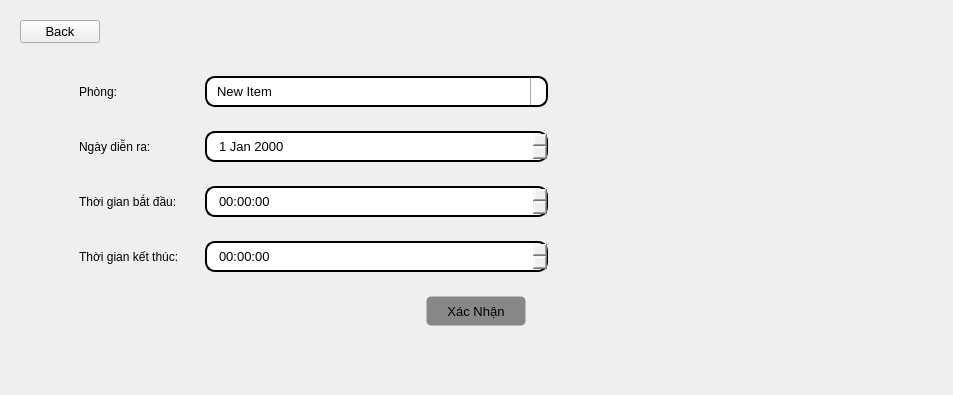
            <widget class="QWidget" name="page_7">
             <property name="styleSheet">
              <string notr="true">#page_7{
background-color: rgb(202, 202, 202);
}
</string>
             </property>
             <layout class="QVBoxLayout" name="verticalLayout_20">
              <item>
               <widget class="QWidget" name="widget_32" native="true">
                <property name="sizePolicy">
                 <sizepolicy hsizetype="Preferred" vsizetype="Maximum">
                  <horstretch>0</horstretch>
                  <verstretch>0</verstretch>
                 </sizepolicy>
                </property>
                <layout class="QHBoxLayout" name="horizontalLayout_31">
                 <item>
                  <widget class="QPushButton" name="btn_back_to_page_list_session_2">
                   <property name="font">
                    <font>
                     <pointsize>10</pointsize>
                    </font>
                   </property>
                   <property name="cursor">
                    <cursorShape>PointingHandCursor</cursorShape>
                   </property>
                   <property name="text">
                    <string>Back</string>
                   </property>
                   <property name="icon">
                    <iconset resource="resources.qrc">
                     <normaloff>:/icons/images/icons/icons8-back-50.png</normaloff>:/icons/images/icons/icons8-back-50.png</iconset>
                   </property>
                  </widget>
                 </item>
                 <item>
                  <spacer name="horizontalSpacer_17">
                   <property name="orientation">
                    <enum>Qt::Horizontal</enum>
                   </property>
                   <property name="sizeHint" stdset="0">
                    <size>
                     <width>833</width>
                     <height>20</height>
                    </size>
                   </property>
                  </spacer>
                 </item>
                </layout>
               </widget>
              </item>
              <item>
               <widget class="QWidget" name="widget_33" native="true">
                <property name="sizePolicy">
                 <sizepolicy hsizetype="Preferred" vsizetype="Expanding">
                  <horstretch>0</horstretch>
                  <verstretch>0</verstretch>
                 </sizepolicy>
                </property>
                <layout class="QVBoxLayout" name="verticalLayout_21">
                 <item>
                  <widget class="QWidget" name="widget_34" native="true">
                   <layout class="QHBoxLayout" name="horizontalLayout_33">
                    <item>
                     <spacer name="horizontalSpacer_18">
                      <property name="orientation">
                       <enum>Qt::Horizontal</enum>
                      </property>
                      <property name="sizeType">
                       <enum>QSizePolicy::Fixed</enum>
                      </property>
                      <property name="sizeHint" stdset="0">
                       <size>
                        <width>50</width>
                        <height>20</height>
                       </size>
                      </property>
                     </spacer>
                    </item>
                    <item>
                     <widget class="QLabel" name="label_36">
                      <property name="sizePolicy">
                       <sizepolicy hsizetype="Fixed" vsizetype="Preferred">
                        <horstretch>0</horstretch>
                        <verstretch>0</verstretch>
                       </sizepolicy>
                      </property>
                      <property name="minimumSize">
                       <size>
                        <width>120</width>
                        <height>0</height>
                       </size>
                      </property>
                      <property name="text">
                       <string>Phòng:</string>
                      </property>
                     </widget>
                    </item>
                    <item>
                     <widget class="QComboBox" name="select_room">
                      <property name="sizePolicy">
                       <sizepolicy hsizetype="Minimum" vsizetype="Fixed">
                        <horstretch>0</horstretch>
                        <verstretch>0</verstretch>
                       </sizepolicy>
                      </property>
                      <property name="minimumSize">
                       <size>
                        <width>300</width>
                        <height>0</height>
                       </size>
                      </property>
                      <property name="font">
                       <font>
                        <pointsize>10</pointsize>
                       </font>
                      </property>
                      <property name="styleSheet">
                       <string notr="true">
QComboBox{
border-style: solid;
border-width: 2px;
border-radius: 10px;
padding-left: 10px;
padding-right: 10px;
padding-top: 5px;
padding-bottom: 5px;
}

QComboBox::drop-down {
    subcontrol-origin: padding;
    subcontrol-position: top right;
    width: 15px;
    border-left-width: 1px;
    border-left-color: darkgray;
    border-left-style: solid; 
    border-top-right-radius: 3px; 
    border-bottom-right-radius: 3px;
}

QComboBox::down-arrow {
	image: url(:/icons/images/icons/icons8-down-48.png);
    width: 15px;

}
</string>
                      </property>
                      <item>
                       <property name="text">
                        <string>New Item</string>
                       </property>
                      </item>
                      <item>
                       <property name="text">
                        <string>New Item</string>
                       </property>
                      </item>
                     </widget>
                    </item>
                    <item>
                     <spacer name="horizontalSpacer_19">
                      <property name="orientation">
                       <enum>Qt::Horizontal</enum>
                      </property>
                      <property name="sizeType">
                       <enum>QSizePolicy::Maximum</enum>
                      </property>
                      <property name="sizeHint" stdset="0">
                       <size>
                        <width>376</width>
                        <height>20</height>
                       </size>
                      </property>
                     </spacer>
                    </item>
                   </layout>
                  </widget>
                 </item>
                 <item>
                  <widget class="QWidget" name="widget_35" native="true">
                   <layout class="QHBoxLayout" name="horizontalLayout_34">
                    <item>
                     <spacer name="horizontalSpacer_20">
                      <property name="orientation">
                       <enum>Qt::Horizontal</enum>
                      </property>
                      <property name="sizeType">
                       <enum>QSizePolicy::Fixed</enum>
                      </property>
                      <property name="sizeHint" stdset="0">
                       <size>
                        <width>50</width>
                        <height>20</height>
                       </size>
                      </property>
                     </spacer>
                    </item>
                    <item>
                     <widget class="QLabel" name="label_38">
                      <property name="sizePolicy">
                       <sizepolicy hsizetype="Fixed" vsizetype="Preferred">
                        <horstretch>0</horstretch>
                        <verstretch>0</verstretch>
                       </sizepolicy>
                      </property>
                      <property name="minimumSize">
                       <size>
                        <width>120</width>
                        <height>0</height>
                       </size>
                      </property>
                      <property name="text">
                       <string>Ngày diễn ra:</string>
                      </property>
                     </widget>
                    </item>
                    <item>
                     <widget class="QDateEdit" name="ip_day_session">
                      <property name="minimumSize">
                       <size>
                        <width>300</width>
                        <height>0</height>
                       </size>
                      </property>
                      <property name="font">
                       <font>
                        <pointsize>10</pointsize>
                       </font>
                      </property>
                      <property name="styleSheet">
                       <string notr="true">QDateEdit{
border-style: solid;
border-width: 2px;
border-radius: 10px;
padding-left: 10px;
padding-right: 10px;
padding-top: 5px;
padding-bottom: 5px;
}

QDateEdit::down-button {
    subcontrol-origin: border;
    subcontrol-position: right bottom;
    width: 16px;
	image: url(:/icons/images/icons/icons8-down-48.png);
	padding-right: 5px;
}

QDateEdit::up-button {
    subcontrol-origin: border;
    subcontrol-position: right top;
    width: 16px;
	image: url(:/icons/images/icons/icons8-up-48.png);
	padding-right: 5px;
}

QDateEdit::drop-down {
    subcontrol-origin: padding;
    subcontrol-position: top right;
    width: 15px;
    border-left-width: 1px;
    border-left-color: darkgray;
    border-left-style: solid;
    border-top-right-radius: 3px;
    border-bottom-right-radius: 3px;
    background: white;
}</string>
                      </property>
                     </widget>
                    </item>
                    <item>
                     <spacer name="horizontalSpacer_21">
                      <property name="orientation">
                       <enum>Qt::Horizontal</enum>
                      </property>
                      <property name="sizeType">
                       <enum>QSizePolicy::Maximum</enum>
                      </property>
                      <property name="sizeHint" stdset="0">
                       <size>
                        <width>376</width>
                        <height>20</height>
                       </size>
                      </property>
                     </spacer>
                    </item>
                   </layout>
                  </widget>
                 </item>
                 <item>
                  <widget class="QWidget" name="widget_36" native="true">
                   <layout class="QHBoxLayout" name="horizontalLayout_36">
                    <item>
                     <spacer name="horizontalSpacer_22">
                      <property name="orientation">
                       <enum>Qt::Horizontal</enum>
                      </property>
                      <property name="sizeType">
                       <enum>QSizePolicy::Fixed</enum>
                      </property>
                      <property name="sizeHint" stdset="0">
                       <size>
                        <width>50</width>
                        <height>20</height>
                       </size>
                      </property>
                     </spacer>
                    </item>
                    <item>
                     <widget class="QLabel" name="label_39">
                      <property name="sizePolicy">
                       <sizepolicy hsizetype="Fixed" vsizetype="Preferred">
                        <horstretch>0</horstretch>
                        <verstretch>0</verstretch>
                       </sizepolicy>
                      </property>
                      <property name="minimumSize">
                       <size>
                        <width>120</width>
                        <height>0</height>
                       </size>
                      </property>
                      <property name="text">
                       <string>Thời gian bắt đầu:</string>
                      </property>
                     </widget>
                    </item>
                    <item>
                     <widget class="QTimeEdit" name="ip_start_time_session">
                      <property name="minimumSize">
                       <size>
                        <width>300</width>
                        <height>0</height>
                       </size>
                      </property>
                      <property name="font">
                       <font>
                        <pointsize>10</pointsize>
                       </font>
                      </property>
                      <property name="styleSheet">
                       <string notr="true">QTimeEdit{
border-style: solid;
border-width: 2px;
border-radius: 10px;
padding-left: 10px;
padding-right: 10px;
padding-top: 5px;
padding-bottom: 5px;
}
QTimeEdit::down-button {
    subcontrol-origin: border;
    subcontrol-position: right bottom;
    width: 16px;
	image: url(:/icons/images/icons/icons8-down-48.png);
	padding-right: 5px;
}

QTimeEdit::up-button {
    subcontrol-origin: border;
    subcontrol-position: right top;
    width: 16px;
	image: url(:/icons/images/icons/icons8-up-48.png);
	padding-right: 5px;
}</string>
                      </property>
                     </widget>
                    </item>
                    <item>
                     <spacer name="horizontalSpacer_23">
                      <property name="orientation">
                       <enum>Qt::Horizontal</enum>
                      </property>
                      <property name="sizeType">
                       <enum>QSizePolicy::Maximum</enum>
                      </property>
                      <property name="sizeHint" stdset="0">
                       <size>
                        <width>376</width>
                        <height>20</height>
                       </size>
                      </property>
                     </spacer>
                    </item>
                   </layout>
                  </widget>
                 </item>
                 <item>
                  <widget class="QWidget" name="widget_37" native="true">
                   <layout class="QHBoxLayout" name="horizontalLayout_35">
                    <item>
                     <spacer name="horizontalSpacer_24">
                      <property name="orientation">
                       <enum>Qt::Horizontal</enum>
                      </property>
                      <property name="sizeType">
                       <enum>QSizePolicy::Fixed</enum>
                      </property>
                      <property name="sizeHint" stdset="0">
                       <size>
                        <width>50</width>
                        <height>20</height>
                       </size>
                      </property>
                     </spacer>
                    </item>
                    <item>
                     <widget class="QLabel" name="label_40">
                      <property name="sizePolicy">
                       <sizepolicy hsizetype="Fixed" vsizetype="Preferred">
                        <horstretch>0</horstretch>
                        <verstretch>0</verstretch>
                       </sizepolicy>
                      </property>
                      <property name="minimumSize">
                       <size>
                        <width>120</width>
                        <height>0</height>
                       </size>
                      </property>
                      <property name="text">
                       <string>Thời gian kết thúc:</string>
                      </property>
                     </widget>
                    </item>
                    <item>
                     <widget class="QTimeEdit" name="ip_end_time_session">
                      <property name="minimumSize">
                       <size>
                        <width>300</width>
                        <height>0</height>
                       </size>
                      </property>
                      <property name="font">
                       <font>
                        <pointsize>10</pointsize>
                       </font>
                      </property>
                      <property name="styleSheet">
                       <string notr="true">QTimeEdit{
border-style: solid;
border-width: 2px;
border-radius: 10px;
padding-left: 10px;
padding-right: 10px;
padding-top: 5px;
padding-bottom: 5px;
}
QTimeEdit::down-button {
    subcontrol-origin: border;
    subcontrol-position: right bottom;
    width: 16px;
	image: url(:/icons/images/icons/icons8-down-48.png);
	padding-right: 5px;
}

QTimeEdit::up-button {
    subcontrol-origin: border;
    subcontrol-position: right top;
    width: 16px;
	image: url(:/icons/images/icons/icons8-up-48.png);
	padding-right: 5px;
}</string>
                      </property>
                     </widget>
                    </item>
                    <item>
                     <spacer name="horizontalSpacer_25">
                      <property name="orientation">
                       <enum>Qt::Horizontal</enum>
                      </property>
                      <property name="sizeType">
                       <enum>QSizePolicy::Maximum</enum>
                      </property>
                      <property name="sizeHint" stdset="0">
                       <size>
                        <width>376</width>
                        <height>20</height>
                       </size>
                      </property>
                     </spacer>
                    </item>
                   </layout>
                  </widget>
                 </item>
                 <item>
                  <widget class="QWidget" name="widget_38" native="true">
                   <layout class="QHBoxLayout" name="horizontalLayout_37">
                    <item>
                     <widget class="QPushButton" name="btn_config_add_session">
                      <property name="sizePolicy">
                       <sizepolicy hsizetype="Fixed" vsizetype="Fixed">
                        <horstretch>0</horstretch>
                        <verstretch>0</verstretch>
                       </sizepolicy>
                      </property>
                      <property name="minimumSize">
                       <size>
                        <width>100</width>
                        <height>30</height>
                       </size>
                      </property>
                      <property name="font">
                       <font>
                        <pointsize>10</pointsize>
                       </font>
                      </property>
                      <property name="cursor">
                       <cursorShape>PointingHandCursor</cursorShape>
                      </property>
                      <property name="styleSheet">
                       <string notr="true">QPushButton{
  background-color: #878787;
  border-style: solid;
  border-width: 1px;
border-radius: 5px;
}</string>
                      </property>
                      <property name="text">
                       <string>Xác Nhận</string>
                      </property>
                     </widget>
                    </item>
                   </layout>
                  </widget>
                 </item>
                 <item>
                  <spacer name="verticalSpacer_6">
                   <property name="orientation">
                    <enum>Qt::Vertical</enum>
                   </property>
                   <property name="sizeHint" stdset="0">
                    <size>
                     <width>20</width>
                     <height>40</height>
                    </size>
                   </property>
                  </spacer>
                 </item>
                </layout>
               </widget>
              </item>
             </layout>
            </widget>
